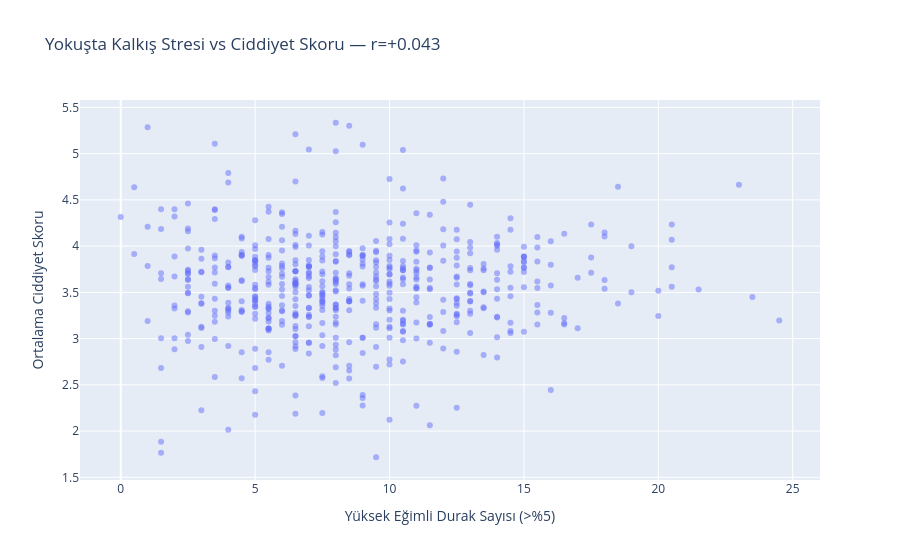

This figure's notebook cell:
### Code cell
# ── HÜCRE D2: Korelasyon Testi + egim_maruziyet ile Karşılaştırma ─────

# Hat bazında arıza istatistikleri
hat_ariza_d = df.groupby('HATKODU').agg(
    kayit        = ('ciddiyet_skoru', 'count'),
    ort_skor     = ('ciddiyet_skoru', 'mean'),
).reset_index().query('kayit >= 10')

# yuksek_egimli_durak + egim_puan birleştir
hat_test_d = hat_ariza_d.merge(hat_zorluk, on='HATKODU', how='inner')
hat_test_d = hat_test_d.merge(hat_elev[['HATKODU','egim_puan']], on='HATKODU', how='left')

print(f'Test seti: {len(hat_test_d)} hat (min 10 arıza)')

# ── TEST 5: Ana Korelasyon ──
print('\n=== TEST 5: yuksek_egimli_durak vs Ciddiyet Skoru ===')
r_yuksek = hat_test_d['yuksek_egimli_durak'].corr(hat_test_d['ort_skor'])
r_oran   = hat_test_d['yuksek_egim_orani'].corr(hat_test_d['ort_skor'])
r_egim   = hat_test_d['egim_puan'].corr(hat_test_d['ort_skor'])

print(f'{"Metrik":30s}  ort_skor')
print(f'{"yuksek_egimli_durak (sayı)":30s}: r={r_yuksek:+.3f}')
print(f'{"yuksek_egim_orani (oran)":30s}: r={r_oran:+.3f}')
print(f'{"egim_puan (eski hat bazlı)":30s}: r={r_egim:+.3f}')

kazanan = max([
    ('yuksek_egimli_durak', abs(r_yuksek)),
    ('yuksek_egim_orani',   abs(r_oran)),
    ('egim_puan',           abs(r_egim)),
], key=lambda x: x[1])
print(f'\nEn güçlü: {kazanan[0]} (|r|={kazanan[1]:.3f})')

# Mikro analiz eskiden daha güçlü mü?
print(f'  |r| karsilastirma: yuksek_egimli_durak={abs(r_yuksek):.3f}, egim_puan={abs(r_egim):.3f}')

# ── TEST 6: Eğim Yüksek Hatlar Motor/Soğutma Arızasıyla Korelasyonu ──
# Hipotez: Yokuşta kalkış → motor aşırı yük → soğutma/motor arızası
print('\n=== TEST 6: Sistem Bazlı Korelasyon (Motor/Soğutma) ===')
egim_kategoriler_d = ['MOTOR ARIZALARI', 'SOĞUTMA SİSTEMİ ARIZASI', 'OTOMATİK ŞANZIMAN ARIZALARI']
df_egim = df[df['ARIZAUSTKODTANIM'].isin(egim_kategoriler_d)]
hat_egim_ariza = df_egim.groupby('HATKODU').agg(
    kayit    = ('ciddiyet_skoru', 'count'),
    ort_skor = ('ciddiyet_skoru', 'mean')
).reset_index().query('kayit >= 5')

hat_test_sistem = hat_egim_ariza.merge(hat_zorluk, on='HATKODU', how='inner')
hat_test_sistem = hat_test_sistem.merge(hat_elev[['HATKODU','egim_puan']], on='HATKODU', how='left')

r_sistem_yuksek = hat_test_sistem['yuksek_egimli_durak'].corr(hat_test_sistem['ort_skor'])
r_sistem_egim   = hat_test_sistem['egim_puan'].corr(hat_test_sistem['ort_skor'])
print(f'Motor/Soğutma/Şanzıman arızaları ({len(hat_test_sistem)} hat):')
print(f'  yuksek_egimli_durak ↔ ort_skor: r={r_sistem_yuksek:+.3f}')
print(f'  egim_puan           ↔ ort_skor: r={r_sistem_egim:+.3f}')

# Veriyi raporla, sonuc cikarma
print(f'  |r| karsilastirma: yuksek_egimli_durak={abs(r_sistem_yuksek):.3f}, egim_puan={abs(r_sistem_egim):.3f}')

# ── ÖZET TABLOSU ──
print('\n=== KARŞILAŞTIRMA TABLOSU ===')
print(f'{"Metrik":<35} {"Tüm hatlar":>15} {"Motor/Soğutma/Şanzıman":>25}')
print(f'{"egim_puan (hat genel)":<35} {r_egim:>+14.3f} {r_sistem_egim:>+24.3f}')
print(f'{"yuksek_egimli_durak (mikro)":<35} {r_yuksek:>+14.3f} {r_sistem_yuksek:>+24.3f}')
print(f'{"yuksek_egim_orani (oran)":<35} {r_oran:>+14.3f}  {"N/A":>23}')

# Scatter: yuksek_egimli_durak vs ort_skor
fig = px.scatter(
    hat_test_d,
    x='yuksek_egimli_durak', y='ort_skor',
    hover_data=['HATKODU','kayit','egim_puan','ort_durak'],
    opacity=0.5,
    labels={
        'yuksek_egimli_durak': 'Yüksek Eğimli Durak Sayısı (>%5)',
        'ort_skor': 'Ortalama Ciddiyet Skoru'
    },
    title=f'Yokuşta Kalkış Stresi vs Ciddiyet Skoru — r={r_yuksek:+.3f}'
)
fig.show()

print(f'\n=== NİHAİ KARAR ===')
if abs(r_yuksek) > 0.15 and abs(r_yuksek) > abs(r_egim):
    print('yuksek_egimli_durak → ML modeline EKLE, egim_maruziyet yerine kullan.')
elif abs(r_yuksek) > abs(r_egim):
    print('yuksek_egimli_durak → egim_puan yerine kullanılabilir, hafif üstün.')
else:
    print('Mikro analiz hat bazlı egim_puan kadar veya daha az bilgi taşıyor.')
    print('egim_maruziyet (araç bazlı, r=+0.135) hâlâ en güçlü eğim metriği.')

### Figure 1 — Plotly figure (JSON) as saved in the notebook; plotly's stock layout.template omitted (floating-point values rounded to 4 significant figures; data arrays with more than 128 entries replaced by an {"elided": "..."} marker saying what was removed)
{"data": [{"customdata": {"elided": "540x4 mixed values"}, "hovertemplate": "Yüksek Eğimli Durak Sayısı (>%5)=%{x}<br>Ortalama Ciddiyet Skoru=%{y}<br>HATKODU=%{customdata[0]}<br>kayit=%{customdata[1]}<br>egim_puan=%{customdata[2]}<br>ort_durak=%{customdata[3]}<extra></extra>", "legendgroup": "", "marker": {"color": "#636efa", "opacity": 0.5, "symbol": "circle"}, "mode": "markers", "name": "", "orientation": "v", "showlegend": false, "type": "scatter", "x": {"elided": "540 float values"}, "xaxis": "x", "y": {"elided": "540 float values"}, "yaxis": "y"}], "layout": {"legend": {"tracegroupgap": 0}, "title": {"text": "Yokuşta Kalkış Stresi vs Ciddiyet Skoru — r=+0.043"}, "xaxis": {"anchor": "y", "domain": [0, 1], "title": {"text": "Yüksek Eğimli Durak Sayısı (>%5)"}}, "yaxis": {"anchor": "x", "domain": [0, 1], "title": {"text": "Ortalama Ciddiyet Skoru"}}}}
